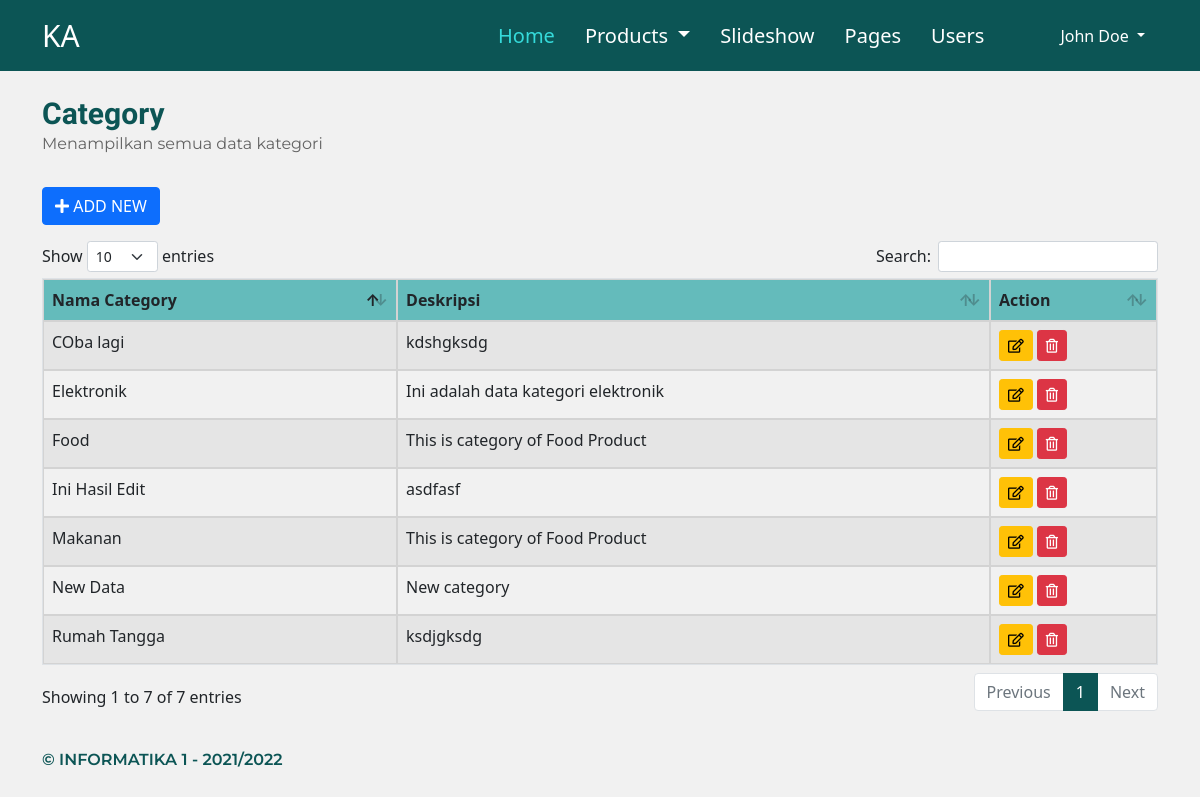
/dashboard/category.php, run on the app's committed database.
### tables this page shows
CREATE TABLE IF NOT EXISTS `wec_category` (
  `id_cat` int(11) NOT NULL AUTO_INCREMENT,
  `nm_cat` varchar(20) DEFAULT NULL,
  `desc_cat` text DEFAULT NULL,
  PRIMARY KEY (`id_cat`)
);

### dashboard/config.php (called while the page is built)
<?php
include "../libs/database.php";
$server     = "localhost";
$user       = "root";
$password   = "";
$dbname     = "weckatalog";
$db = new Database($server,$user,$password,$dbname);

### libs/database.php (called while the page is built, shortened)
<?php
    class Database {
        public $conn;
        public function __construct($server,$user,$password,$dbname){
            try {
                $this->conn = new PDO("mysql:host=$server;dbname=$dbname", $user, $password);
                $this->conn->setAttribute(PDO::ATTR_ERRMODE, PDO::ERRMODE_EXCEPTION);
            } catch(PDOException $e) {
                echo "Connection failed: " . $e->getMessage();
            }
        }
        public function select($sql){
            try {
                $result = $this->conn->prepare($sql);
                $result->execute();
                $data = $result->fetchAll();
                return $data;
            } catch(Exception $err){
                return null;
            }
        }
    }

### dashboard/category.php (the view, shortened to what this page needs)
<?php include "header.php"; ?>
  <section id="page-wrap">
    <div class="container">
      <div class="page-title">
        <h2>Category</h2>
        <p>Menampilkan semua data kategori</p>
      </div>
      <div class="page-content">
        <a href="frm_category.php" class="btn btn-primary mb-3"><i class="fas fa-plus"></i> ADD NEW</a>
        <?php
            $sql = "SELECT * FROM wec_category";
            $data = $db->select($sql);
        ?>
        <table id="dtCategory" class="dtTable table table-striped" style="width:100%">
            <thead>
                <tr>
                    <th scope="col">Nama Category</th>
                    <th scope="col">Deskripsi</th>
                    <th scope="col" width="15%">Action</th>
                </tr>
            </thead>
            <tbody>
                <?php
                    foreach($data as $rsCat){
                ?>
                <tr>
                    <td><?= $rsCat["nm_cat"] ?></td>
                    <td><?= $rsCat["desc_cat"] ?></td>
                    <td>
                        <a href="frm_category.php?id=<?= $rsCat["id_cat"] ?>" class="btn btn-warning btn-sm"><i class="far fa-edit"></i></a>
                        <a href="delete_category.php?id=<?= $rsCat["id_cat"] ?>" class="btn btn-danger btn-sm"><i class="far fa-trash-alt"></i></a>
                    </td>
                </tr>
                <?php
                    }
                ?>
            </tbody>
        </table>
      </div>
    </div>
  </section>
<?php include "footer.php"; ?>

### dashboard/style.css (style rules this page uses)
body { background-color: #f1f1f1; }
#page-wrap { position: relative; padding: 25px 0; }
#page-wrap .page-title h2 { position: relative; font-family: 'Hind', sans-serif; color: #0c5555; font-size: 30px; font-weight: 600; margin: 0; }
#page-wrap .page-title p { font-family: 'Montserrat', sans-serif; font-size: 16px; color: #636363; }
#page-wrap .page-content { position: relative; padding-top: 15px; min-height: 50vh; }
table { position: relative; border: 1px solid #a3a3a3; }
table thead { background-color: #64bbbb; }
table tr td,table tr th { border: 1px solid #d3d3d3; }

### data on the page
wec_category: nm_cat "Makanan", desc_cat "This is category of Food Product"
wec_category: nm_cat "Elektronik", desc_cat "Ini adalah data kategori elektronik"
wec_category: nm_cat "Food", desc_cat "This is category of Food Product"
wec_category: nm_cat "New Data", desc_cat "New category"
wec_category: nm_cat "Ini Hasil Edit", desc_cat "asdfasf"
wec_category: nm_cat "Rumah Tangga", desc_cat "ksdjgksdg"
wec_category: nm_cat "COba lagi", desc_cat "kdshgksdg"
